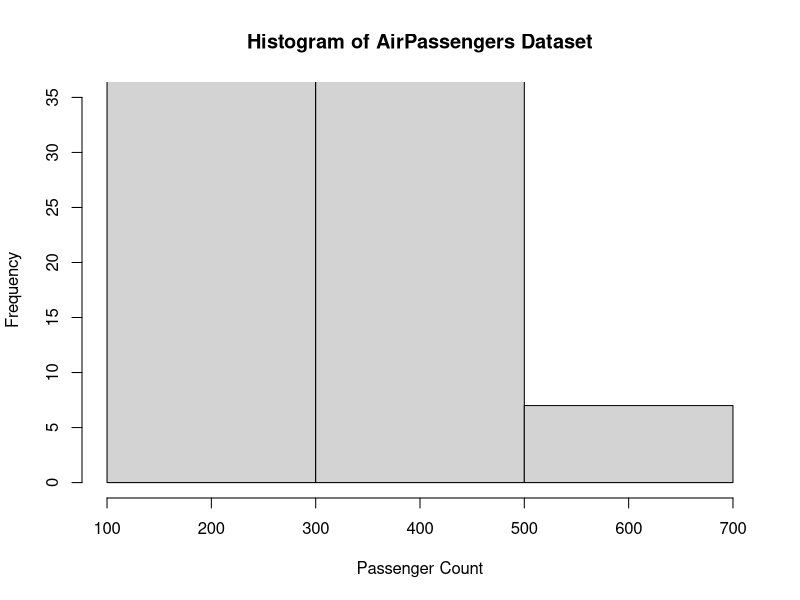

Write the R code that produced this figure.
# Load the AirPassengers dataset
data("AirPassengers")

# Create a histogram
hist(AirPassengers, breaks = seq(100, 700, by = 200), 
     xlim = c(100, 700), ylim = c(0, 35), xlab = "Passenger Count",
     ylab = "Frequency", main = "Histogram of AirPassengers Dataset")
